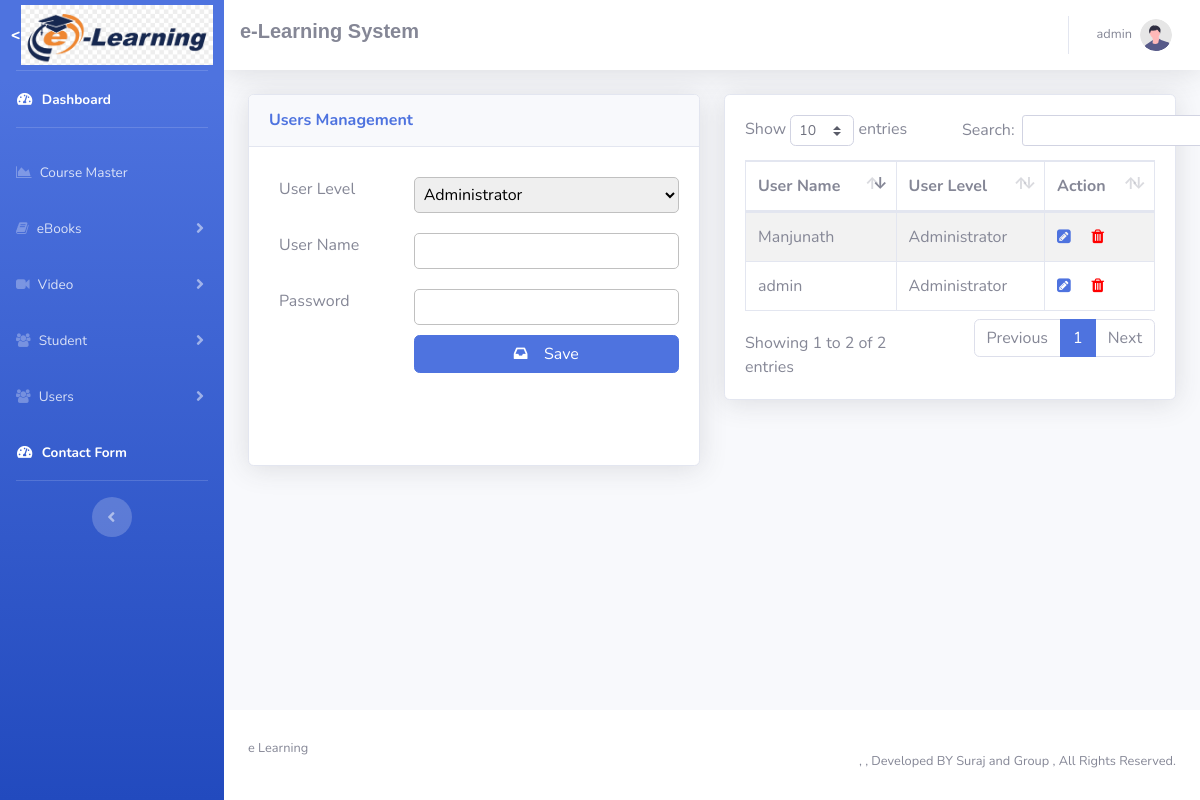
Page /admin/user.php (signed in) on the committed database.
### tables this page shows
CREATE TABLE `users` (
  `sno` int(11) NOT NULL,
  `utype` varchar(15) NOT NULL,
  `user` varchar(50) NOT NULL,
  `pass` varchar(50) NOT NULL,
  `cid` varchar(11) NOT NULL,
  `company` varchar(100) NOT NULL
);

CREATE TABLE `zapp_setting` (
  `web_name` varchar(100) NOT NULL,
  `app_name` varchar(100) NOT NULL,
  `copyright_details` varchar(100) NOT NULL,
  `status` varchar(100) NOT NULL
);

### admin/common/header.php (called while the page is built, shortened)
<?php
include_once('config/database.php');
$websetting = $conn->query('SELECT * FROM zapp_setting')->fetch_assoc();
?>

### admin/user.php (the view, shortened to what this page needs)
<?php
include("config/database.php");
$company = '';
$user = '';
$pass = '';
$type ='';
if($_SESSION["Company"])
    $company = $_SESSION["Company"];
        ?>
        <?php
$leads = array();
$i_sqlddd = "SELECT * FROM users where company = '".$company."' ";
    $i_resultdd = $conn->query($i_sqlddd);
    while($row = $i_resultdd->fetch_assoc()) {
        array_push($leads,$row);
    }
?>
<!DOCTYPE html>
<html lang="en">
<head>
    <link href="vendor/fontawesome-free/css/all.min.css" rel="stylesheet" type="text/css">
    <link rel="stylesheet" href="https://cdnjs.cloudflare.com/ajax/libs/font-awesome/4.7.0/css/font-awesome.min.css">
 <link href="vendor/datatables/dataTables.bootstrap4.min.css" rel="stylesheet">
    <?php include('common/header.php'); ?>
    <link href="css/sb-admin-2.min.css" rel="stylesheet">
</head>
<body id="page-top">
    <div id="wrapper">
        <?php include('common/sidebar.php'); ?>
        <div id="content-wrapper" class="d-flex flex-column">
            <div id="content">
                    <?php include("common/menu.php"); ?>
                <div class="container-fluid">
                    <div class="row">
                        <div class="col-xl-6 col-lg-6">
                            <form action="" method="POST" style="width:100%">
                            <div class="card shadow mb-4">
                                <div
                                    class="card-header py-3 d-flex flex-row align-items-center justify-content-between">
                                    <h6 class="m-0 font-weight-bold text-primary">Users Management</h6>
                                </div>
                                <div class="card-body">
                                    <div class="row">
                                        <div class="col-xl-12 col-lg-12">
                                            <div class="row">
                                                <div class="col-xl-4 col-lg-4">
                                                    <label for="usr" class="input-lead">User Level</label>
                                                </div>
                                                <div class="col-xl-8 col-lg-8">
                                                    <select name="type" class="input-box" value="<?php echo $type; ?>">
                                                        <option value="Administrator" <?php if($type == 'Administrator'){ echo 'selected'; } ?>>Administrator</option>
                                                    </select>
                                                </div>
                                            </div>
                                        </div>
                                        <div class="col-xl-12 col-lg-12">
                                            <div class="row">
                                                <div class="col-xl-4 col-lg-4">
                                                    <label for="usr" class="input-lead">User Name</label>
                                                </div>
                                                <div class="col-xl-8 col-lg-8">
                                                    <input class="input-box" name="username" id="ename" value="<?php echo $user; ?>" <?php echo $user?'disabled':''; ?>  >
                                                </div>
                                            </div>
                                        </div>
                                        <div class="col-xl-12 col-lg-12">
                                            <div class="row">
                                                <div class="col-xl-4 col-lg-4">
                                                    <label for="usr" class="input-lead">Password</label>
                                                </div>
                                                <div class="col-xl-8 col-lg-8">
                                                    <input class="input-box" name="password" id="ename" value="<?php echo $pass; ?>" >
                                                </div>
                                            </div>
                                        </div>
                                        <div class="col-xl-12 col-lg-12">
                                            <div class="row">
                                                <div class="col-xl-4 col-lg-4">
                                                </div>
                                                <div class="col-xl-8 col-lg-8">
                                                    <?php
                                                    if(!$user)
                                                    {
                                                        ?>
                                                        <button type="submit" style="width:100%" name="submit" class="btn btn-primary"><i class="fa fa-inbox"></i> &nbsp;&nbsp;&nbsp;Save</button>
                                                        <?php
                                                    } else{
                                                        ?>
                                                        <button type="submit" style="width:100%" name="update" class="btn btn-primary"><i class="fa fa-inbox"></i> &nbsp;&nbsp;&nbsp;Update</button>
                                                        <?php
                                                    }
                                                    ?>
                                                    <br><br><br><br>
                                                </div>
                                            </div>
                                        </div>
                                    </div>
                                </div>
                            </div>
                            </form>
                            </div>
                            <div class="col-xl-6 col-lg-6">
                            <div class="card shadow mb-4">
                                <div class="card-body">
                                    <table id="example" class="table table-striped table-bordered" style="width:100%">
        <thead>
            <tr>
                <th>User Name</th>
                <th>User Level</th>
                <th>Action</th>
            </tr>
        </thead>
        <tbody>
            <?php
              foreach($leads as $lead)
              {
                  ?>
                  <tr>
                    <td><?php echo $lead['user']; ?></td>
                    <td><?php echo $lead['utype']; ?></td>
                    <td>
                        <?php
                        if(count($leads) > 1)
                        {
                        ?>
                        <a href="user.php?type=edit&&id=<?php echo $lead['sno']; ?>"><i class="fa fa-pencil-square"></i></a> &nbsp;&nbsp;&nbsp;
                        <a href="user.php?type=delete&&id=<?php echo $lead['sno']; ?>" style="color: red"><i class="fa fa-trash"></i></a>
                        <?php
                        }
                        ?>
                    </td>
                </tr>
                  <?php
              }
             ?>
        </tbody>
    </table>
                                    </div>
                                    </div>
                        </div>
                    </div>
                </div>
            </div>
            <?php
            include("common/footer.php")
            ?>
        </div>
    </div>
</body>
</html>

### admin/common/footer.php
<footer class="sticky-footer bg-white">
                <div class="container text-left my-auto">
                    <div class="copyright my-auto">
                        <span><?php echo $websetting['web_name']; ?></span>
                    </div>
                </div>
                <div class="container text-right my-auto">
                    <div class="copyright my-auto">
                    </a>,&nbsp, Developed BY Suraj and Group , All Rights Reserved.</span>
                    </div>
                </div>
            </footer>

### admin/user.php (style rules this page uses)
.input-box { margin: 10px 0px; padding: 5px; width: 100%; border:1px solid silver; border-radius: 5px; }
.input-lead { margin: 10px; }

### rows in the picture
users: user "admin", utype "Administrator"
users: user "Manjunath", utype "Administrator"
zapp_setting: web_name "e Learning"

### other values in the picture
$_SESSION["Username"] "admin"
